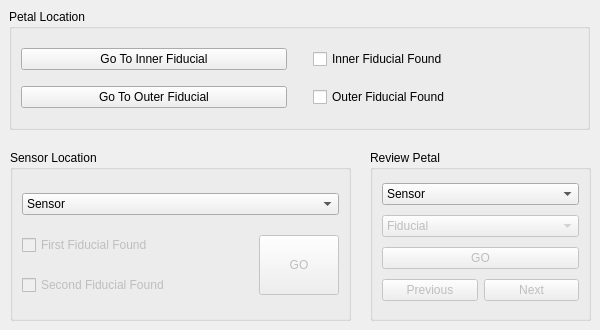
     <widget class="QWidget" name="PickAndPlaceTab">
      <attribute name="title">
       <string>Pick and Place</string>
      </attribute>
      <widget class="QGroupBox" name="SensorLocationBox">
       <property name="geometry">
        <rect>
         <x>10</x>
         <y>150</y>
         <width>341</width>
         <height>171</height>
        </rect>
       </property>
       <property name="title">
        <string>Sensor Location</string>
       </property>
       <layout class="QGridLayout" name="PickandPlace">
        <item row="0" column="0" colspan="2">
         <widget class="QComboBox" name="SensorPullDown">
          <property name="sizePolicy">
           <sizepolicy hsizetype="Preferred" vsizetype="Fixed">
            <horstretch>14</horstretch>
            <verstretch>0</verstretch>
           </sizepolicy>
          </property>
          <property name="editable">
           <bool>false</bool>
          </property>
          <property name="currentText">
           <string>Sensor</string>
          </property>
          <property name="iconSize">
           <size>
            <width>16</width>
            <height>16</height>
           </size>
          </property>
          <item>
           <property name="text">
            <string>Sensor</string>
           </property>
          </item>
          <item>
           <property name="text">
            <string>R0</string>
           </property>
          </item>
          <item>
           <property name="text">
            <string>R1</string>
           </property>
          </item>
          <item>
           <property name="text">
            <string>R2</string>
           </property>
          </item>
          <item>
           <property name="text">
            <string>R3-Top</string>
           </property>
          </item>
          <item>
           <property name="text">
            <string>R3-Bottom</string>
           </property>
          </item>
          <item>
           <property name="text">
            <string>R4-Top</string>
           </property>
          </item>
          <item>
           <property name="text">
            <string>R4-Bottom</string>
           </property>
          </item>
          <item>
           <property name="text">
            <string>R5-Top</string>
           </property>
          </item>
          <item>
           <property name="text">
            <string>R5-Bottom</string>
           </property>
          </item>
         </widget>
        </item>
        <item row="2" column="0">
         <widget class="QCheckBox" name="SensorFirstFoundButton">
          <property name="enabled">
           <bool>false</bool>
          </property>
          <property name="acceptDrops">
           <bool>false</bool>
          </property>
          <property name="text">
           <string>First Fiducial Found</string>
          </property>
         </widget>
        </item>
        <item row="3" column="0">
         <widget class="QCheckBox" name="SensorSecondFoundButton">
          <property name="enabled">
           <bool>false</bool>
          </property>
          <property name="text">
           <string>Second Fiducial Found</string>
          </property>
         </widget>
        </item>
        <item row="2" column="1" rowspan="2">
         <widget class="QPushButton" name="PickUpButton">
          <property name="enabled">
           <bool>false</bool>
          </property>
          <property name="sizePolicy">
           <sizepolicy hsizetype="Fixed" vsizetype="Fixed">
            <horstretch>0</horstretch>
            <verstretch>0</verstretch>
           </sizepolicy>
          </property>
          <property name="maximumSize">
           <size>
            <width>16777215</width>
            <height>100</height>
           </size>
          </property>
          <property name="text">
           <string>GO</string>
          </property>
          <property name="iconSize">
           <size>
            <width>5</width>
            <height>12</height>
           </size>
          </property>
         </widget>
        </item>
       </layout>
       <zorder>PickUpButton</zorder>
       <zorder>SensorPullDown</zorder>
       <zorder>SensorFirstFoundButton</zorder>
       <zorder>SensorSecondFoundButton</zorder>
      </widget>
      <widget class="QGroupBox" name="ReviewPetalBox">
       <property name="geometry">
        <rect>
         <x>370</x>
         <y>150</y>
         <width>221</width>
         <height>171</height>
        </rect>
       </property>
       <property name="title">
        <string>Review Petal</string>
       </property>
       <layout class="QGridLayout" name="Review">
        <item row="4" column="0">
         <widget class="QPushButton" name="PreviousFidButton">
          <property name="enabled">
           <bool>false</bool>
          </property>
          <property name="text">
           <string>Previous</string>
          </property>
         </widget>
        </item>
        <item row="4" column="1">
         <widget class="QPushButton" name="NextFidButton">
          <property name="enabled">
           <bool>false</bool>
          </property>
          <property name="text">
           <string>Next</string>
          </property>
         </widget>
        </item>
        <item row="3" column="0" colspan="2">
         <widget class="QPushButton" name="ReviewButton">
          <property name="enabled">
           <bool>false</bool>
          </property>
          <property name="sizePolicy">
           <sizepolicy hsizetype="Minimum" vsizetype="Fixed">
            <horstretch>0</horstretch>
            <verstretch>0</verstretch>
           </sizepolicy>
          </property>
          <property name="minimumSize">
           <size>
            <width>5</width>
            <height>0</height>
           </size>
          </property>
          <property name="acceptDrops">
           <bool>false</bool>
          </property>
          <property name="text">
           <string>GO</string>
          </property>
         </widget>
        </item>
        <item row="2" column="0" colspan="2">
         <widget class="QComboBox" name="FiducialPullDown">
          <property name="enabled">
           <bool>false</bool>
          </property>
          <property name="sizePolicy">
           <sizepolicy hsizetype="Fixed" vsizetype="Fixed">
            <horstretch>0</horstretch>
            <verstretch>0</verstretch>
           </sizepolicy>
          </property>
          <property name="maximumSize">
           <size>
            <width>1000</width>
            <height>16777215</height>
           </size>
          </property>
          <property name="baseSize">
           <size>
            <width>1000</width>
            <height>0</height>
           </size>
          </property>
          <property name="editable">
           <bool>false</bool>
          </property>
          <property name="currentText">
           <string>Fiducial</string>
          </property>
          <item>
           <property name="text">
            <string>Fiducial</string>
           </property>
          </item>
          <item>
           <property name="text">
            <string>Top-Left</string>
           </property>
          </item>
          <item>
           <property name="text">
            <string>Top-Right</string>
           </property>
          </item>
          <item>
           <property name="text">
            <string>Bottom-Left</string>
           </property>
          </item>
          <item>
           <property name="text">
            <string>Bottom-Right</string>
           </property>
          </item>
         </widget>
        </item>
        <item row="1" column="0" colspan="2">
         <widget class="QComboBox" name="PetalPullDown">
          <property name="enabled">
           <bool>true</bool>
          </property>
          <property name="sizePolicy">
           <sizepolicy hsizetype="Preferred" vsizetype="Fixed">
            <horstretch>10</horstretch>
            <verstretch>0</verstretch>
           </sizepolicy>
          </property>
          <property name="editable">
           <bool>false</bool>
          </property>
          <property name="currentText">
           <string>Sensor</string>
          </property>
          <item>
           <property name="text">
            <string>Sensor</string>
           </property>
          </item>
          <item>
           <property name="text">
            <string>R0</string>
           </property>
          </item>
          <item>
           <property name="text">
            <string>R1</string>
           </property>
          </item>
          <item>
           <property name="text">
            <string>R2</string>
           </property>
          </item>
          <item>
           <property name="text">
            <string>R3-Top</string>
           </property>
          </item>
          <item>
           <property name="text">
            <string>R3-Bottom</string>
           </property>
          </item>
          <item>
           <property name="text">
            <string>R4-Top</string>
           </property>
          </item>
          <item>
           <property name="text">
            <string>R4-Bottom</string>
           </property>
          </item>
          <item>
           <property name="text">
            <string>R5-Top</string>
           </property>
          </item>
          <item>
           <property name="text">
            <string>R5-Bottom</string>
           </property>
          </item>
         </widget>
        </item>
       </layout>
      </widget>
      <widget class="QGroupBox" name="PetalLocationBox">
       <property name="geometry">
        <rect>
         <x>9</x>
         <y>9</y>
         <width>581</width>
         <height>121</height>
        </rect>
       </property>
       <property name="title">
        <string>Petal Location</string>
       </property>
       <layout class="QGridLayout" name="PetalLocation">
        <item row="0" column="2">
         <widget class="QCheckBox" name="InnerFoundButton">
          <property name="text">
           <string>Inner Fiducial Found</string>
          </property>
         </widget>
        </item>
        <item row="0" column="0">
         <widget class="QPushButton" name="InnerFiducialButton">
          <property name="text">
           <string>Go To Inner Fiducial</string>
          </property>
         </widget>
        </item>
        <item row="1" column="0">
         <widget class="QPushButton" name="OuterFiducialButton">
          <property name="text">
           <string>Go To Outer Fiducial</string>
          </property>
         </widget>
        </item>
        <item row="1" column="2">
         <widget class="QCheckBox" name="OuterFoundButton">
          <property name="text">
           <string>Outer Fiducial Found</string>
          </property>
          <property name="checkable">
           <bool>true</bool>
          </property>
         </widget>
        </item>
        <item row="0" column="1">
         <spacer name="horizontalSpacer_11">
          <property name="orientation">
           <enum>Qt::Horizontal</enum>
          </property>
          <property name="sizeType">
           <enum>QSizePolicy::Fixed</enum>
          </property>
          <property name="sizeHint" stdset="0">
           <size>
            <width>20</width>
            <height>20</height>
           </size>
          </property>
         </spacer>
        </item>
       </layout>
      </widget>
     </widget>
